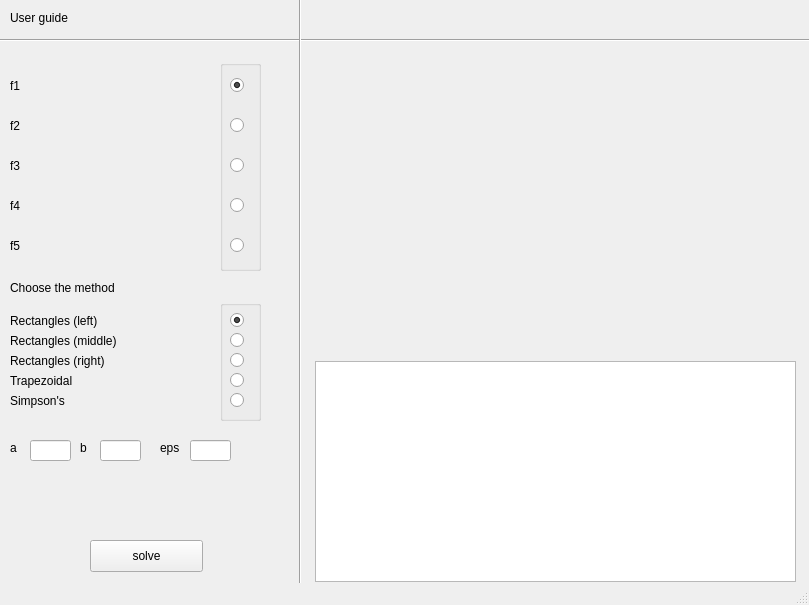
<?xml version="1.0" encoding="UTF-8"?>
<ui version="4.0">
 <class>MainWindow</class>
 <widget class="QMainWindow" name="MainWindow">
  <property name="geometry">
   <rect>
    <x>0</x>
    <y>0</y>
    <width>809</width>
    <height>605</height>
   </rect>
  </property>
  <property name="windowTitle">
   <string>MainWindow</string>
  </property>
  <widget class="QWidget" name="centralwidget">
   <widget class="QLabel" name="guide_link_label">
    <property name="geometry">
     <rect>
      <x>10</x>
      <y>10</y>
      <width>91</width>
      <height>16</height>
     </rect>
    </property>
    <property name="text">
     <string>User guide</string>
    </property>
   </widget>
   <widget class="Line" name="line">
    <property name="geometry">
     <rect>
      <x>0</x>
      <y>30</y>
      <width>811</width>
      <height>20</height>
     </rect>
    </property>
    <property name="orientation">
     <enum>Qt::Horizontal</enum>
    </property>
   </widget>
   <widget class="Line" name="line_2">
    <property name="geometry">
     <rect>
      <x>290</x>
      <y>-50</y>
      <width>20</width>
      <height>681</height>
     </rect>
    </property>
    <property name="orientation">
     <enum>Qt::Vertical</enum>
    </property>
   </widget>
   <widget class="QLabel" name="f1_label">
    <property name="geometry">
     <rect>
      <x>10</x>
      <y>70</y>
      <width>201</width>
      <height>31</height>
     </rect>
    </property>
    <property name="text">
     <string>f1</string>
    </property>
   </widget>
   <widget class="QLabel" name="f2_label">
    <property name="geometry">
     <rect>
      <x>10</x>
      <y>110</y>
      <width>201</width>
      <height>31</height>
     </rect>
    </property>
    <property name="text">
     <string>f2</string>
    </property>
   </widget>
   <widget class="QLabel" name="f3_label">
    <property name="geometry">
     <rect>
      <x>10</x>
      <y>150</y>
      <width>201</width>
      <height>31</height>
     </rect>
    </property>
    <property name="text">
     <string>f3</string>
    </property>
   </widget>
   <widget class="QLabel" name="choose_method_label">
    <property name="geometry">
     <rect>
      <x>10</x>
      <y>280</y>
      <width>141</width>
      <height>16</height>
     </rect>
    </property>
    <property name="text">
     <string>Choose the method</string>
    </property>
   </widget>
   <widget class="QLabel" name="rect_left_label">
    <property name="geometry">
     <rect>
      <x>10</x>
      <y>310</y>
      <width>211</width>
      <height>21</height>
     </rect>
    </property>
    <property name="text">
     <string>Rectangles (left)</string>
    </property>
   </widget>
   <widget class="QLabel" name="rect_mid_label">
    <property name="geometry">
     <rect>
      <x>10</x>
      <y>330</y>
      <width>211</width>
      <height>21</height>
     </rect>
    </property>
    <property name="text">
     <string>Rectangles (middle)</string>
    </property>
   </widget>
   <widget class="QLabel" name="rect_right_label">
    <property name="geometry">
     <rect>
      <x>10</x>
      <y>350</y>
      <width>211</width>
      <height>21</height>
     </rect>
    </property>
    <property name="text">
     <string>Rectangles (right)</string>
    </property>
   </widget>
   <widget class="QGroupBox" name="eq_group_box">
    <property name="geometry">
     <rect>
      <x>220</x>
      <y>60</y>
      <width>41</width>
      <height>211</height>
     </rect>
    </property>
    <property name="title">
     <string/>
    </property>
    <widget class="QRadioButton" name="f1_button">
     <property name="geometry">
      <rect>
       <x>10</x>
       <y>10</y>
       <width>21</width>
       <height>31</height>
      </rect>
     </property>
     <property name="text">
      <string/>
     </property>
     <property name="checked">
      <bool>true</bool>
     </property>
    </widget>
    <widget class="QRadioButton" name="f2_button">
     <property name="geometry">
      <rect>
       <x>10</x>
       <y>50</y>
       <width>21</width>
       <height>31</height>
      </rect>
     </property>
     <property name="text">
      <string/>
     </property>
    </widget>
    <widget class="QRadioButton" name="f3_button">
     <property name="geometry">
      <rect>
       <x>10</x>
       <y>90</y>
       <width>21</width>
       <height>31</height>
      </rect>
     </property>
     <property name="text">
      <string/>
     </property>
    </widget>
    <widget class="QRadioButton" name="f4_button">
     <property name="geometry">
      <rect>
       <x>10</x>
       <y>130</y>
       <width>21</width>
       <height>31</height>
      </rect>
     </property>
     <property name="text">
      <string/>
     </property>
    </widget>
    <widget class="QRadioButton" name="f5_button">
     <property name="geometry">
      <rect>
       <x>10</x>
       <y>170</y>
       <width>21</width>
       <height>31</height>
      </rect>
     </property>
     <property name="text">
      <string/>
     </property>
    </widget>
   </widget>
   <widget class="QGroupBox" name="method_group_box">
    <property name="geometry">
     <rect>
      <x>220</x>
      <y>300</y>
      <width>41</width>
      <height>121</height>
     </rect>
    </property>
    <property name="title">
     <string/>
    </property>
    <widget class="QRadioButton" name="rect_left_button">
     <property name="geometry">
      <rect>
       <x>10</x>
       <y>10</y>
       <width>21</width>
       <height>21</height>
      </rect>
     </property>
     <property name="text">
      <string/>
     </property>
     <property name="checked">
      <bool>true</bool>
     </property>
    </widget>
    <widget class="QRadioButton" name="rect_mid_button">
     <property name="geometry">
      <rect>
       <x>10</x>
       <y>30</y>
       <width>21</width>
       <height>21</height>
      </rect>
     </property>
     <property name="text">
      <string/>
     </property>
    </widget>
    <widget class="QRadioButton" name="rect_right_button">
     <property name="geometry">
      <rect>
       <x>10</x>
       <y>50</y>
       <width>21</width>
       <height>21</height>
      </rect>
     </property>
     <property name="text">
      <string/>
     </property>
    </widget>
    <widget class="QRadioButton" name="trap_button">
     <property name="geometry">
      <rect>
       <x>10</x>
       <y>70</y>
       <width>21</width>
       <height>21</height>
      </rect>
     </property>
     <property name="text">
      <string/>
     </property>
    </widget>
    <widget class="QRadioButton" name="simpson_button">
     <property name="geometry">
      <rect>
       <x>10</x>
       <y>90</y>
       <width>21</width>
       <height>21</height>
      </rect>
     </property>
     <property name="text">
      <string/>
     </property>
    </widget>
   </widget>
   <widget class="QLineEdit" name="a_line_edit">
    <property name="geometry">
     <rect>
      <x>30</x>
      <y>440</y>
      <width>41</width>
      <height>21</height>
     </rect>
    </property>
   </widget>
   <widget class="QLabel" name="a_label">
    <property name="geometry">
     <rect>
      <x>10</x>
      <y>440</y>
      <width>16</width>
      <height>16</height>
     </rect>
    </property>
    <property name="text">
     <string>a</string>
    </property>
   </widget>
   <widget class="QLabel" name="b_label">
    <property name="geometry">
     <rect>
      <x>80</x>
      <y>440</y>
      <width>16</width>
      <height>16</height>
     </rect>
    </property>
    <property name="text">
     <string>b</string>
    </property>
   </widget>
   <widget class="QLineEdit" name="b_line_edit">
    <property name="geometry">
     <rect>
      <x>100</x>
      <y>440</y>
      <width>41</width>
      <height>21</height>
     </rect>
    </property>
   </widget>
   <widget class="QPushButton" name="solve_button">
    <property name="geometry">
     <rect>
      <x>90</x>
      <y>540</y>
      <width>113</width>
      <height>32</height>
     </rect>
    </property>
    <property name="text">
     <string>solve</string>
    </property>
   </widget>
   <widget class="QLabel" name="eps_label">
    <property name="geometry">
     <rect>
      <x>160</x>
      <y>440</y>
      <width>31</width>
      <height>16</height>
     </rect>
    </property>
    <property name="text">
     <string>eps</string>
    </property>
   </widget>
   <widget class="QLineEdit" name="eps_line_edit">
    <property name="geometry">
     <rect>
      <x>190</x>
      <y>440</y>
      <width>41</width>
      <height>21</height>
     </rect>
    </property>
   </widget>
   <widget class="QLabel" name="f4_label">
    <property name="geometry">
     <rect>
      <x>10</x>
      <y>190</y>
      <width>201</width>
      <height>31</height>
     </rect>
    </property>
    <property name="text">
     <string>f4</string>
    </property>
   </widget>
   <widget class="QLabel" name="f5_label">
    <property name="geometry">
     <rect>
      <x>10</x>
      <y>230</y>
      <width>201</width>
      <height>31</height>
     </rect>
    </property>
    <property name="text">
     <string>f5</string>
    </property>
   </widget>
   <widget class="QLabel" name="trap_label">
    <property name="geometry">
     <rect>
      <x>10</x>
      <y>370</y>
      <width>211</width>
      <height>21</height>
     </rect>
    </property>
    <property name="text">
     <string>Trapezoidal</string>
    </property>
   </widget>
   <widget class="QLabel" name="simpson_label">
    <property name="geometry">
     <rect>
      <x>10</x>
      <y>390</y>
      <width>211</width>
      <height>21</height>
     </rect>
    </property>
    <property name="text">
     <string>Simpson's</string>
    </property>
   </widget>
   <widget class="QTableWidget" name="history_table">
    <property name="geometry">
     <rect>
      <x>315</x>
      <y>361</y>
      <width>481</width>
      <height>221</height>
     </rect>
    </property>
   </widget>
   <widget class="QLabel" name="label">
    <property name="geometry">
     <rect>
      <x>410</x>
      <y>90</y>
      <width>60</width>
      <height>16</height>
     </rect>
    </property>
    <property name="text">
     <string/>
    </property>
   </widget>
   <widget class="QLabel" name="plot_label">
    <property name="geometry">
     <rect>
      <x>309</x>
      <y>45</y>
      <width>481</width>
      <height>291</height>
     </rect>
    </property>
    <property name="text">
     <string>  </string>
    </property>
   </widget>
  </widget>
  <widget class="QStatusBar" name="statusbar"/>
 </widget>
 <resources/>
 <connections/>
</ui>
